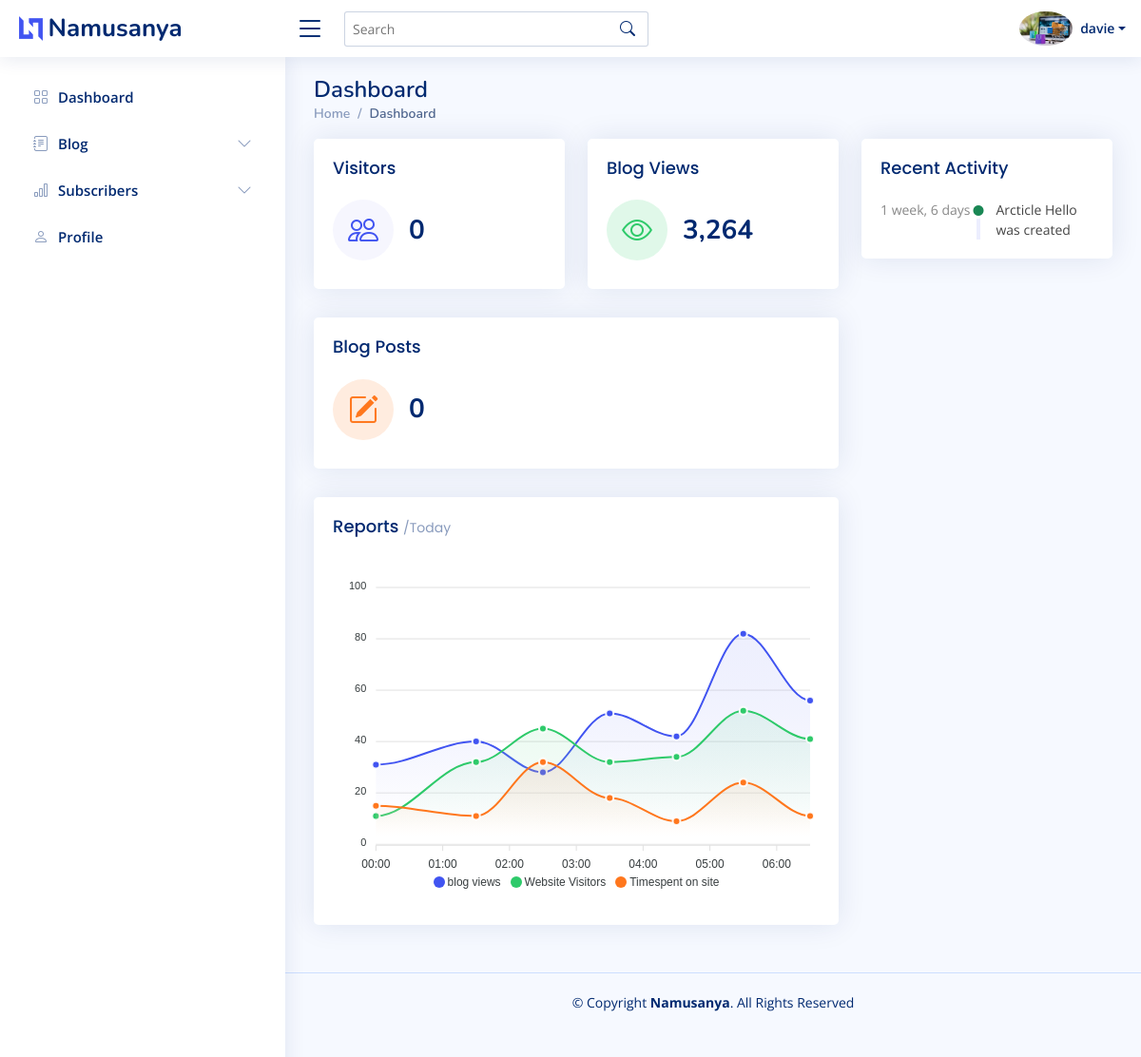
Page /dashboard/ (signed in) on the earlier database version.
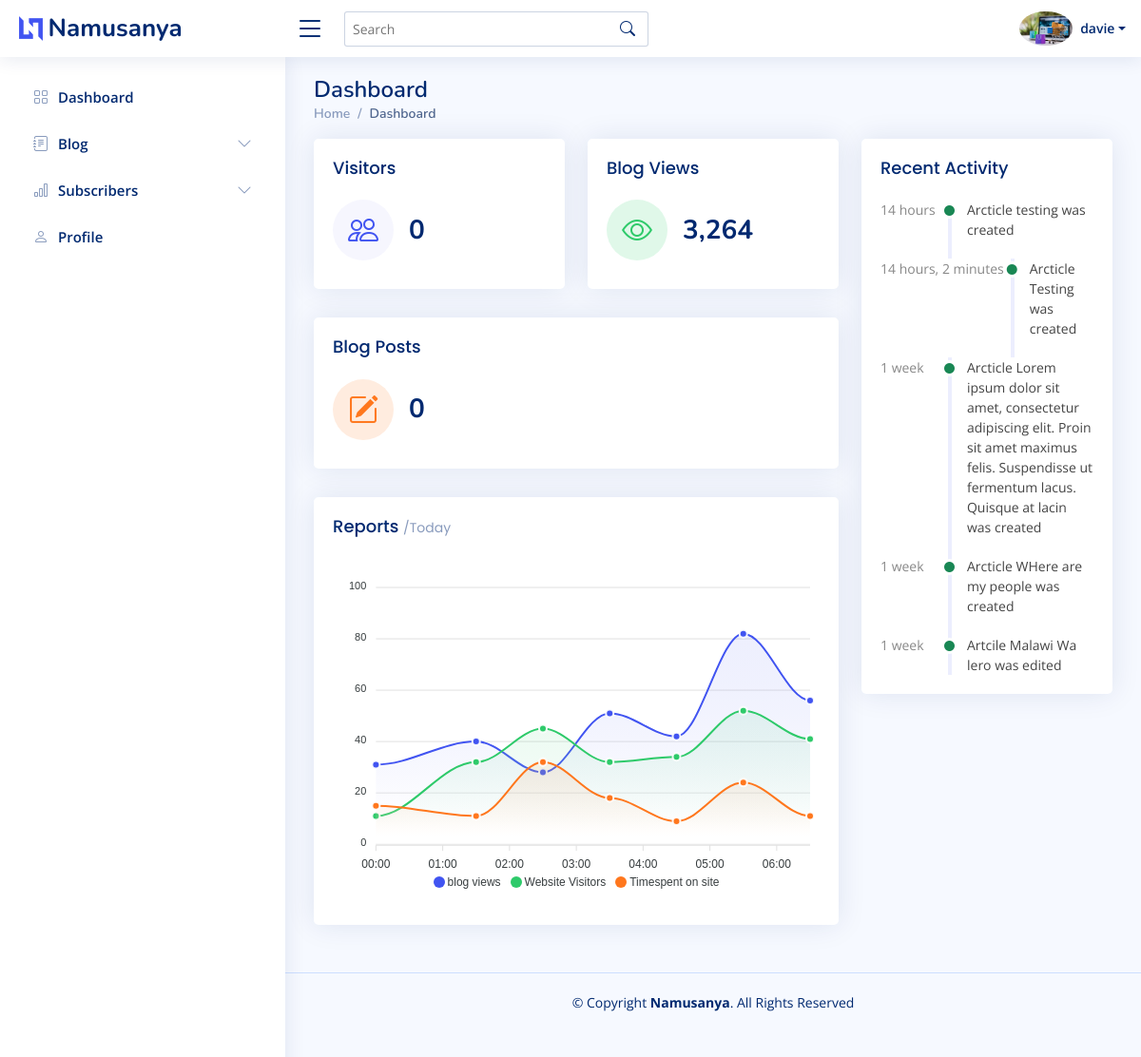
Same page on the later database version.
### users/models.py (models this page shows, shortened)
class CustomUser(AbstractUser):
    date_of_birth = models.DateField(blank=True, null=True)
    address = models.CharField(max_length=100, blank=True, null=True)
    phone = models.CharField(max_length=13, null=True, blank=True)
    job = models.CharField(max_length=100)
    twitter = models.URLField(blank=True, null=True)
    facebook = models.URLField(blank=True, null=True)
    instagram = models.URLField(blank=True, null=True)
    linkedin = models.URLField(blank=True, null=True)
    profile_image = models.ImageField(upload_to="images", null=True, blank=True)
    about = models.TextField(
        validators=[MinLengthValidator(300, message="Please enter more text")]
    )
    def get_image(self):
        url = "http://127.0.01:8000/static"
        if self.profile_image:
            return url + self.profile_image.url
        else:
            return ""

class ActivityLog(models.Model):
    user = models.ForeignKey(CustomUser, related_name="logs", on_delete=models.CASCADE)
    created = models.DateTimeField(auto_now_add=True)
    activity = models.CharField(max_length=255)
    class Meta:
        ordering = ["-created"]

### admin_area/views.py (the view)
# urls.py: path("", DashBoardView.as_view(), name="dashboard"),
class DashBoardView(LoginRequiredMixin, TemplateView):
    template_name = "admin_area/dashboard.html"
    def get_context_data(self, *args, **kwargs):
        context = super().get_context_data(*args, **kwargs)
        activity_log = ActivityLog.objects.all()[:5]
        number_of_blogs = Post.objects.count()
        number_of_blog_views = 0
        context["activity_logs"] = activity_log
        context["number_of_blogs"] = number_of_blogs
        context["number_of_blog_views"] = number_of_blog_views
        return context

### templates/admin_area/dashboard.html (shortened to what this page needs)
{% extends "admin_area/base.html" %}{% block content %}
<div class="pagetitle">
    <h1>Dashboard</h1>
    <nav>
        <ol class="breadcrumb">
            <li class="breadcrumb-item"><a href="index.html">Home</a></li>
            <li class="breadcrumb-item active">Dashboard</li>
        </ol>
    </nav>
</div>
<section class="section dashboard">
    <div class="row">
        <div class="col-lg-8">
            <div class="row">
                <div class="col-xxl-4 col-md-6">
                    <div class="card info-card sales-card">
                        <div class="card-body">
                            <h5 class="card-title">Visitors</h5>
                            <div class="d-flex align-items-center">
                                <div class="card-icon rounded-circle d-flex align-items-center justify-content-center">
                                    <i class="bi bi-people"></i>
                                </div>
                                <div class="ps-3">
                                    <h6>{{number_of_blog_views}}</h6>
                                </div>
                            </div>
                        </div>
                    </div>
                </div>
                <div class="col-xxl-4 col-md-6">
                    <div class="card info-card revenue-card">
                        <div class="card-body">
                            <h5 class="card-title">Blog Views</h5>
                            <div class="d-flex align-items-center">
                                <div class="card-icon rounded-circle d-flex align-items-center justify-content-center">
                                    <i class="bi bi-eye"></i>
                                </div>
                                <div class="ps-3">
                                    <h6>3,264</h6>
                                </div>
                            </div>
                        </div>
                    </div>
                </div>
                <div class="col-xxl-4 col-xl-12">
                    <div class="card info-card customers-card">
                        <div class="card-body">
                            <h5 class="card-title">Blog Posts</h5>
                            <div class="d-flex align-items-center">
                                <div class="card-icon rounded-circle d-flex align-items-center justify-content-center">
                                    <i class="bi bi-pencil-square"></i>
                                </div>
                                <div class="ps-3">
                                    <h6>{{number_of_blogs}}</h6>
                                </div>
                            </div>
                        </div>
                    </div>
                </div>
                <div class="col-12">
                    <div class="card">
                        <div class="card-body">
                            <h5 class="card-title">Reports <span>/Today</span></h5>
                            <div id="reportsChart"></div>
                        </div>
                    </div>
                </div>
            </div>
        </div>
        <div class="col-lg-4">
            <div class="card">
                <div class="card-body">
                    <h5 class="card-title">Recent Activity</h5>
                    <div class="activity">
                        {% for activity_log in activity_logs %}
                        <div class="activity-item d-flex">
                            <div class="activite-label">{{activity_log.created|timesince}}</div>
                            <i class='bi bi-circle-fill activity-badge text-success align-self-start'></i>
                            <div class="activity-content">
                                {{activity_log.activity}}
                            </div>
                        </div>
                        {% endfor %}
                    </div>
                </div>
            </div>
        </div>
    </div>
</section>
{% endblock content %}

### templates/admin_area/base.html (shortened to what this page needs)
<!DOCTYPE html> {% load static %}
<html lang="en">
<head>
    <link href="{% static 'assets/vendor/bootstrap/css/bootstrap.min.css'%}" rel="stylesheet">
    <link href="{% static 'assets/vendor/bootstrap-icons/bootstrap-icons.css'%}" rel="stylesheet">
    <link href="{% static 'assets/vendor/remixicon/remixicon.css'%}" rel="stylesheet">
    <link href="{% static 'assets/vendor/boxicons/css/boxicons.min.css'%}" rel="stylesheet">
    <link href="{% static 'assets/vendor/quill/quill.snow.css'%}" rel="stylesheet">
    <link href="{% static 'assets/vendor/quill/quill.bubble.css'%}" rel="stylesheet">
    <link href="{% static 'assets/vendor/simple-datatables/style.css'%}" rel="stylesheet">
    <link href="{% static 'assets/css/style.css'%}" rel="stylesheet">
</head>
<body>
    <header id="header" class="header fixed-top d-flex align-items-center">
        <div class="d-flex align-items-center justify-content-between">
            <a href="index.html" class="logo d-flex align-items-center">
                <img src="{% static 'assets/img/logo.png'%}" alt="">
                <span class="d-none d-lg-block">Namusanya</span>
            </a>
            <i class="bi bi-list toggle-sidebar-btn"></i>
        </div>
        <div class="search-bar">
            <form class="search-form d-flex align-items-center" method="GET" action="{% url 'search' %}">
                <input type="text" name="title" placeholder="Search" title="Enter search keyword" value='{{ request.GET.title }}'>
                <button type="submit" title="Search"><i class="bi bi-search"></i></button>
            </form>
        </div>
        <nav class="header-nav ms-auto">
            <ul class="d-flex align-items-center">
                <li class="nav-item dropdown pe-3">
                    <a class="nav-link nav-profile d-flex align-items-center pe-0" href="#" data-bs-toggle="dropdown">
                        {% if request.user.get_image %}
                        <img src="{{request.user.get_image}}" alt="Profile" class="rounded-circle">
                        {% else %}
                        <img src="/static/images/profile_ph.png" alt="Profile" class="rounded-circle">
                        {% endif %}
                        <span class="d-none d-md-block dropdown-toggle ps-2">{{request.user.username}}</span>
                    </a>
                </li>
            </ul>
        </nav>
    </header>
    <aside id="sidebar" class="sidebar">
        <ul class="sidebar-nav" id="sidebar-nav">
            <li class="nav-item">
                <a class="nav-link collapsed" href="{% url 'dashboard' %}">
                    <i class="bi bi-grid"></i>
                    <span>Dashboard</span>
                </a>
            </li>
            <li class="nav-item">
                <a class="nav-link collapsed" data-bs-target="#forms-nav" data-bs-toggle="collapse" href="#">
                    <i class="bi bi-journal-text"></i><span>Blog</span><i class="bi bi-chevron-down ms-auto"></i>
                </a>
            </li>
            <li class="nav-item">
                <a class="nav-link collapsed" data-bs-target="#charts-nav" data-bs-toggle="collapse" href="#">
                    <i class="bi bi-bar-chart"></i><span>Subscribers</span><i class="bi bi-chevron-down ms-auto"></i>
                </a>
            </li>
            <li class="nav-item">
                <a class="nav-link collapsed" href="{% url 'dashboard_profile' request.user.pk%}">
                    <i class="bi bi-person"></i>
                    <span>Profile</span>
                </a>
            </li>
        </ul>
    </aside>
    <main id="main" class="main">{% block content %} {% endblock content %}</main>
    <footer id="footer" class="footer">
        <div class="copyright">
            &copy; Copyright <strong><span>Namusanya</span></strong>. All Rights Reserved
        </div>
    </footer>
</body>
</html>

Differences in the rows shown:
no longer on this page (row unchanged): ActivityLog: created "1 week, 6 days", activity "Arcticle Hello was created"
added ActivityLog: created "14 hours", activity "Arcticle testing was created"
added ActivityLog: created "14 hours, 2 minutes", activity "Arcticle Testing was created"
added ActivityLog: created "1 week", activity "Arcticle Lorem ipsum dolor sit amet, consectetur adipiscing elit. Proin sit amet maximus felis. Suspendisse ut fermentum lacus. Quisque at lacin was created"
added ActivityLog: created "1 week", activity "Arcticle WHere are my people was created"
added ActivityLog: created "1 week", activity "Artcile Malawi Wa lero was edited"
